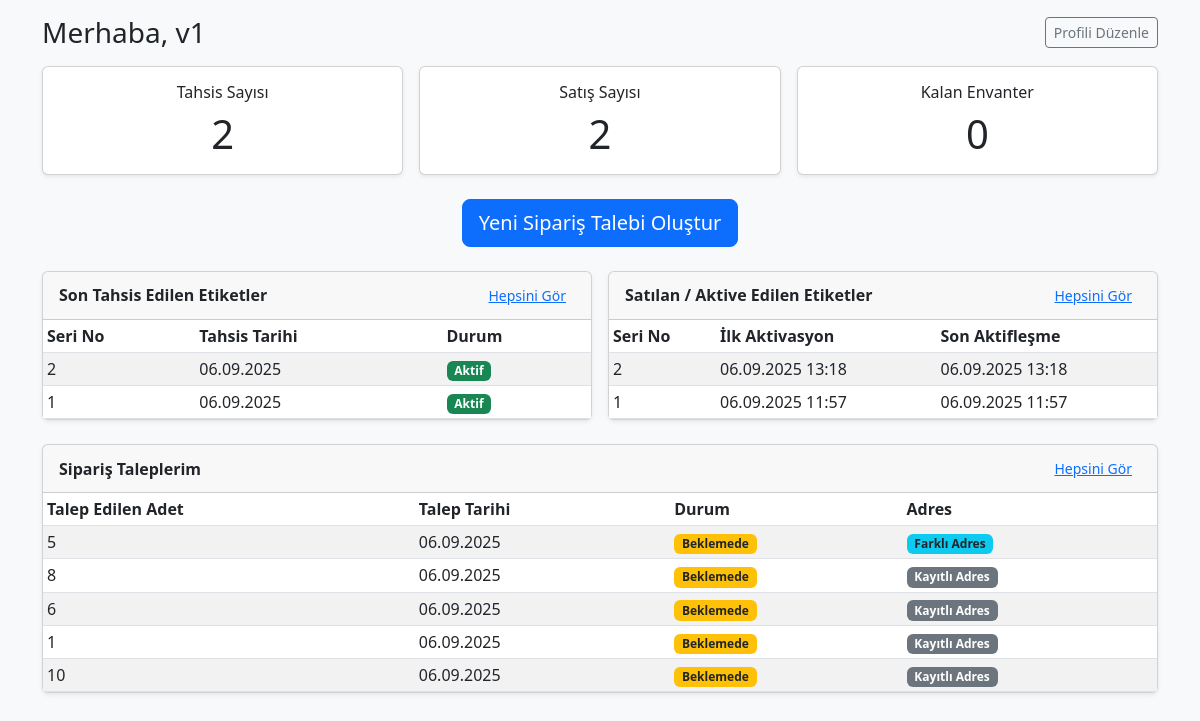
Before: /veteriner/panel/ (signed in) with the older database file.
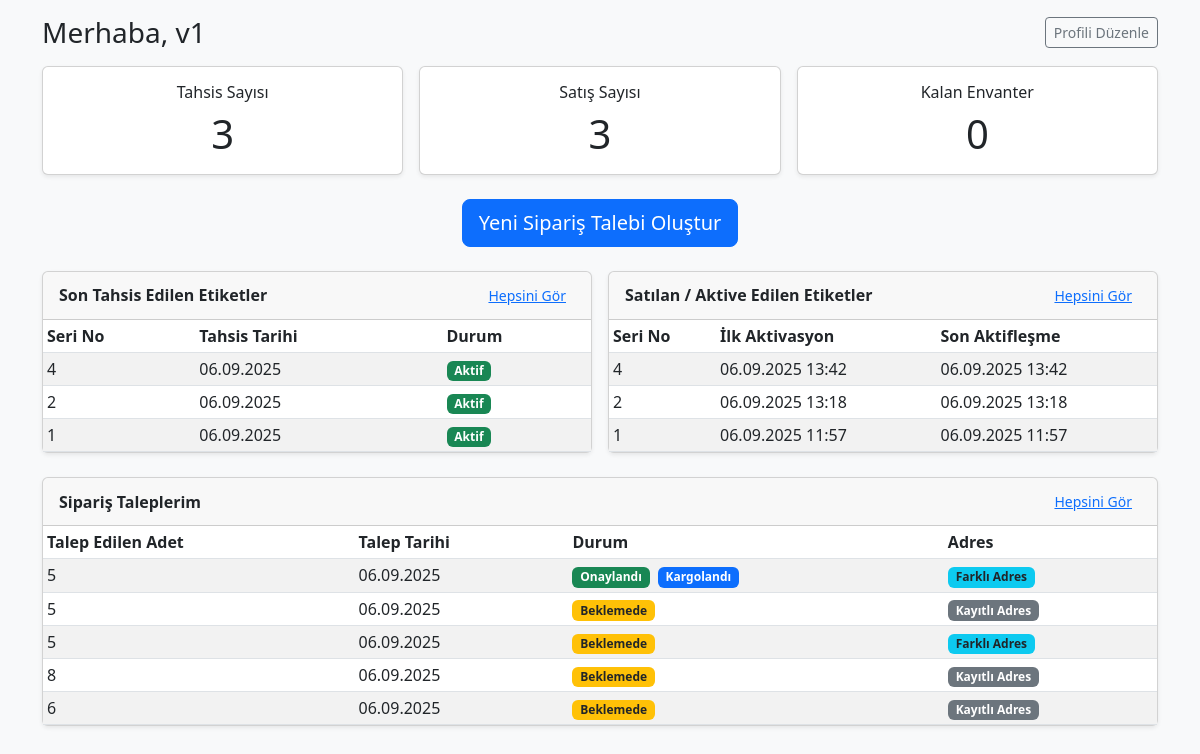
After: the same page with the newer database file.
### anahtarlik/models.py (models this page shows, shortened)
class Etiket(models.Model):
    etiket_id = models.UUIDField(default=uuid.uuid4, editable=False, unique=True)
    seri_numarasi = models.CharField(max_length=50, unique=True)
    evcil_hayvan = models.OneToOneField('EvcilHayvan', on_delete=models.CASCADE, null=True, blank=True)
    qr_kod_url = models.URLField(blank=True)
    aktif = models.BooleanField(default=False)
    olusturulma_tarihi = models.DateTimeField(auto_now_add=True)
    kilitli = models.BooleanField(default=False)
    kanal = models.CharField(max_length=10, choices=KANAL_SECENEKLERI)
    satici_veteriner = models.ForeignKey(
        'veteriner.Veteriner', null=True, blank=True, on_delete=models.SET_NULL, related_name='sattigi_etiketler'
    )
    satici_petshop = models.ForeignKey(
        'petshop.Petshop', null=True, blank=True, on_delete=models.SET_NULL, related_name='sattigi_etiketler'
    )
    tahsis_tarihi = models.DateTimeField(null=True, blank=True)
    first_activated_at = models.DateTimeField(null=True, blank=True)
    aktiflestiren = models.ForeignKey(
        settings.AUTH_USER_MODEL, null=True, blank=True, on_delete=models.SET_NULL, related_name='aktiflestirdigi_etiketler'
    )
    aktiflestirme_tarihi = models.DateTimeField(null=True, blank=True)
    aktivasyon_sayisi = models.PositiveIntegerField(default=0)
    class Meta:
        constraints = [
            models.CheckConstraint(
                name='etiket_vet_icin_veteriner_zorunlu',
                check=(models.Q(kanal__isnull=True) | ~models.Q(kanal=KANAL_VET) | models.Q(satici_veteriner__isnull=False))
            ),
            models.CheckConstraint(
                name='etiket_shop_icin_petshop_zorunlu',
                check=(models.Q(kanal__isnull=True) | ~models.Q(kanal=KANAL_SHOP) | models.Q(satici_petshop__isnull=False))
            ),
            models.CheckConstraint(
                name='etiket_online_icin_partner_bos',
                check=(
                    models.Q(kanal__isnull=True)
                    | ~models.Q(kanal=KANAL_ONLINE)
                    | (models.Q(satici_veteriner__isnull=True) & models.Q(satici_petshop__isnull=True))
                )
            ),
        ]

### veteriner/models.py (models this page shows, shortened)
class SiparisIstemi(models.Model):
    veteriner = models.ForeignKey(Veteriner, on_delete=models.CASCADE, related_name='siparis_istekleri')
    talep_edilen_adet = models.PositiveIntegerField(default=5, validators=[MinValueValidator(5)])
    talep_tarihi = models.DateTimeField(auto_now_add=True)
    onaylandi = models.BooleanField(default=False)
    onay_tarihi = models.DateTimeField(null=True, blank=True)
    kargolandimi = models.BooleanField(default=False)
    kargo_tarihi = models.DateTimeField(null=True, blank=True)
    kargo_sirketi = models.CharField(max_length=20, choices=KARGO_SECENEKLERI, blank=True)
    kargo_takip_no = models.CharField(max_length=100, blank=True)
    farkli_adres_kullan = models.BooleanField(default=False)
    il = models.CharField(max_length=50, blank=True)
    ilce = models.CharField(max_length=50, blank=True)
    adres_detay = models.TextField(blank=True)
    numune_mi = models.BooleanField(default=False)
    odeme_durumu = models.CharField(max_length=12, choices=ODEME_DURUM_SEC, default=OD_BEKE)
    odeme_tutari = models.DecimalField(max_digits=10, decimal_places=2, null=True, blank=True)
    odeme_para_birimi = models.CharField(max_length=6, default='TRY')
    odeme_yontemi = models.CharField(max_length=10, choices=ODEME_YONTEM_SEC, blank=True)
    odeme_alinma_tarihi = models.DateTimeField(null=True, blank=True)

### veteriner/views.py (the view)
# urls.py: path("panel/", views.veteriner_paneli, name="veteriner_paneli"),
@login_required
def veteriner_paneli(request):
    vet = getattr(request.user, 'veteriner_profili', None)
    if vet is None or not vet.il or not vet.adres_detay:
        messages.info(request, "Lütfen veteriner profilinizi tamamlayın.")
        return redirect("veteriner:veteriner_profil_tamamla")
    if request.method == 'POST':
        form = SiparisForm(request.POST)
        if form.is_valid():
            siparis = form.save(commit=False)
            siparis.veteriner = vet
            if not siparis.farkli_adres_kullan:
                siparis.il = vet.il
                siparis.ilce = vet.ilce
                siparis.adres_detay = vet.adres_detay
            siparis.save()
            messages.success(request, "Sipariş talebiniz alındı.")
            return redirect('veteriner:veteriner_paneli')
    else:
        form = SiparisForm()
    tahsis_qs = Etiket.objects.filter(satici_veteriner=vet, kanal=KANAL_VET).order_by("-tahsis_tarihi", "-olusturulma_tarihi")
    satilan_qs = tahsis_qs.filter(aktif=True)
    siparis_qs = SiparisIstemi.objects.filter(veteriner=vet).order_by('-talep_tarihi')
    context = {
        "vet": vet,
        "tahsis_sayisi": tahsis_qs.count(),
        "satis_sayisi": satilan_qs.count(),
        "kalan_envanter": vet.kalan_envanter,
        "tahsis_edilenler": tahsis_qs[:5],
        "satilanlar": satilan_qs[:5],
        "siparis_istekleri": siparis_qs[:5],
        "siparis_form": form,
    }
    return render(request, "veteriner/panel.html", context)

### courseapp/context_processors.py (called while the page is built, shortened)
def sepet_ozeti(request):
    sepet = request.session.get('sepet', {})
    if isinstance(sepet, list):  # Eski liste ise dict'e çevir (hata önle)
        new_sepet = {}
        for pk in sepet:
            new_sepet[str(pk)] = new_sepet.get(str(pk), 0) + 1
        request.session['sepet'] = new_sepet
        sepet = new_sepet
    sepet_items = []
    toplam = 0
    adet = 0
    return {
        'sepet_items': sepet_items,
        'sepet_toplam': toplam,
        'sepet_adet': adet,
    }

### veteriner/models.py (called while the page is built)
    @property
    def kalan_envanter(self) -> int:
        return max((self.tahsis_sayisi or 0) - (self.satis_sayisi or 0), 0)

### veteriner/templates/veteriner/panel.html (shortened to what the changed rows need)
{% load static %}
<!DOCTYPE html>
<html lang="tr">
<head>
  <link href="https://cdn.jsdelivr.net/npm/bootstrap@5.3.0/dist/css/bootstrap.min.css" rel="stylesheet">
</head>
<body class="bg-light p-3">
  <div class="container">
    <div class="row g-3 mb-4">
      <div class="col-md-4">
        <div class="card shadow-sm h-100">
          <div class="card-body text-center">
            <h6 class="card-title">Tahsis Sayısı</h6>
            <p class="display-6 mb-0">{{ tahsis_sayisi }}</p>
          </div>
        </div>
      </div>
      <div class="col-md-4">
        <div class="card shadow-sm h-100">
          <div class="card-body text-center">
            <h6 class="card-title">Satış Sayısı</h6>
            <p class="display-6 mb-0">{{ satis_sayisi }}</p>
          </div>
        </div>
      </div>
    </div>
    <div class="row g-3 mb-4">
      <div class="col-lg-6">
        <div class="card shadow-sm h-100">
          <div class="card-body p-0">
            <div class="table-responsive">
              <table class="table mb-0 table-sm table-striped">
                <thead>
                  <tr>
                    <th>Seri No</th>
                    <th>Tahsis Tarihi</th>
                    <th>Durum</th>
                  </tr>
                </thead>
                <tbody>
                {% for e in tahsis_edilenler %}
                  <tr>
                    <td>{{ e.seri_numarasi }}</td>
                    <td>{{ e.tahsis_tarihi|date:"d.m.Y" }}</td>
                    <td>
                      {% if e.aktif %}
                        <span class="badge bg-success">Aktif</span>
                      {% else %}
                        <span class="badge bg-warning text-dark">Pasif</span>
                      {% endif %}
                    </td>
                  </tr>
                {% empty %}
                  <tr><td colspan="3" class="text-muted p-3">Tahsis edilmiş etiket yok.</td></tr>
                {% endfor %}
                </tbody>
              </table>
            </div>
          </div>
        </div>
      </div>
      <div class="col-lg-6">
        <div class="card shadow-sm h-100">
          <div class="card-body p-0">
            <div class="table-responsive">
              <table class="table mb-0 table-sm table-striped">
                <thead>
                  <tr>
                    <th>Seri No</th>
                    <th>İlk Aktivasyon</th>
                    <th>Son Aktifleşme</th>
                  </tr>
                </thead>
                <tbody>
                {% for e in satilanlar %}
                  <tr>
                    <td>{{ e.seri_numarasi }}</td>
                    <td>{{ e.first_activated_at|date:"d.m.Y H:i" }}</td>
                    <td>{{ e.aktiflestirme_tarihi|date:"d.m.Y H:i" }}</td>
                  </tr>
                {% empty %}
                  <tr><td colspan="3" class="text-muted p-3">Kayıt yok.</td></tr>
                {% endfor %}
                </tbody>
              </table>
            </div>
          </div>
        </div>
      </div>
    </div>
    <div class="row mb-4">
      <div class="col-12">
        <div class="card shadow-sm">
          <div class="card-body p-0">
            <div class="table-responsive">
              <table class="table mb-0 table-sm table-striped">
                <thead>
                  <tr>
                    <th>Talep Edilen Adet</th>
                    <th>Talep Tarihi</th>
                    <th>Durum</th>
                    <th>Adres</th>
                  </tr>
                </thead>
                <tbody>
                {% for s in siparis_istekleri %}
                  <tr>
                    <td>{{ s.talep_edilen_adet }}</td>
                    <td>{{ s.talep_tarihi|date:"d.m.Y" }}</td>
                    <td>
                      {% if s.onaylandi %}
                        <span class="badge bg-success">Onaylandı</span>
                      {% else %}
                        <span class="badge bg-warning text-dark">Beklemede</span>
                      {% endif %}
                      {% if s.kargolandimi %}
                        <span class="badge bg-primary ms-1">Kargolandı</span>
                      {% endif %}
                    </td>
                    <td>
                      {% if s.farkli_adres_kullan %}
                        <span class="badge bg-info text-dark">Farklı Adres</span>
                      {% else %}
                        <span class="badge bg-secondary">Kayıtlı Adres</span>
                      {% endif %}
                    </td>
                  </tr>
                {% empty %}
                  <tr>
                    <td colspan="4" class="text-muted p-3">Henüz sipariş talebiniz bulunmamaktadır.</td>
                  </tr>
                {% endfor %}
                </tbody>
              </table>
            </div>
          </div>
        </div>
      </div>
    </div>
  </div>
</body>
</html>

Changed rows visible on the page:
no longer on this page (row unchanged): SiparisIstemi: talep_edilen_adet "1", talep_tarihi "06.09.2025", onaylandi "Beklemede", farkli_adres_kullan "Kayıtlı Adres"
no longer on this page (row unchanged): SiparisIstemi: talep_edilen_adet "10", talep_tarihi "06.09.2025", onaylandi "Beklemede", farkli_adres_kullan "Kayıtlı Adres"
added Etiket: seri_numarasi "4", tahsis_tarihi "06.09.2025", aktif "Aktif", first_activated_at "06.09.2025 13:42", aktiflestirme_tarihi "06.09.2025 13:42"
added SiparisIstemi: talep_edilen_adet "5", talep_tarihi "06.09.2025", onaylandi "Onaylandı", kargolandimi "Kargolandı", farkli_adres_kullan "Farklı Adres"
added SiparisIstemi: talep_edilen_adet "5", talep_tarihi "06.09.2025", onaylandi "Beklemede", farkli_adres_kullan "Kayıtlı Adres"
Other visible differences:
{{ tahsis_sayisi }}: "2" → "3"
{{ satis_sayisi }}: "2" → "3"
